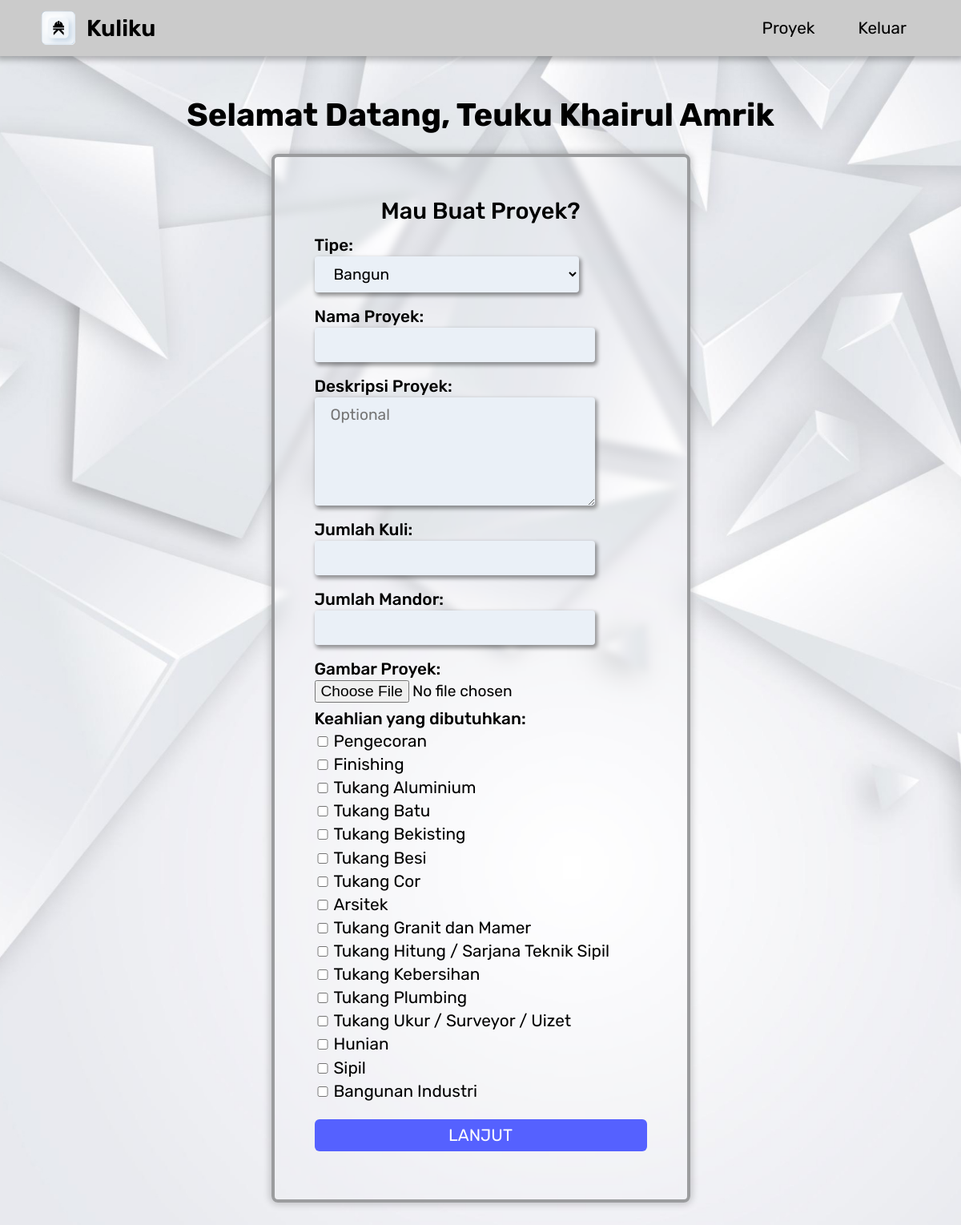
Screenshot of /index.php (signed in) with the database file from the repository.
### tables this page shows
CREATE TABLE `konsumen` (
  `id` int(11) NOT NULL,
  `tipe` varchar(100) NOT NULL,
  `nama` varchar(100) NOT NULL,
  `email` varchar(100) NOT NULL,
  `no_hp` varchar(100) NOT NULL,
  `tanggal_lahir` date NOT NULL,
  `temppat_lahir` varchar(100) NOT NULL,
  `alamat_KTP` text NOT NULL,
  `domisili` text NOT NULL,
  `password` varchar(255) NOT NULL
);

CREATE TABLE `keahlian` (
  `id` int(11) NOT NULL,
  `jenis_keahlian` varchar(100) NOT NULL,
  `tipe` varchar(20) NOT NULL
);

### function.php (called while the page is built, shortened)
<?php
$conn = mysqli_connect("localhost", "root", "", "kuliku");
function QueryData($query)
{
    global $conn;
    $result = mysqli_query($conn, $query);
    $rows = [];
    while ($row = mysqli_fetch_assoc($result)) {
        $rows[] = $row;
    }
    return $rows;
}

### index.php (the view, shortened to what this page needs)
<?php
require 'function.php';
$email = $_SESSION['email'];
$user = QueryData("SELECT * FROM konsumen WHERE email = '$email'")[0];
$keahlian = QueryData("SELECT * FROM keahlian");
?>
<!DOCTYPE html>
<html lang="en">
<head>
    <link rel="stylesheet" href="style.css">
    <link rel="stylesheet" href="register.css">
    <link rel="stylesheet" href="index.css">
</head>
<body>
    <header>
        <div class="logobox">
            <img class="logo" src="assets/logo.png">
            <span>Kuliku</span>
        </div>
        <div class="nav">
            <a href="history_proyek.php">Proyek</a>
            <a href="logout.php">Keluar</a>
        </div>
    </header>
    <div class="content">
        <h1>Selamat Datang, <?= $user['nama'] ?></h1>
        <div class="box">
            <h2>Mau Buat Proyek?</h2>
            <div class="container">
                <form action="bayar.php" method="POST" enctype="multipart/form-data">
                    <label for="tipe">Tipe:</label>
                    <select name="tipe" id="tipe">
                        <option value="Bangun">Bangun</option>
                    </select>
                    <label for="nama_proyek">Nama Proyek: </label>
                    <input type="text" name="nama_proyek" id="nama_proyek" autocomplete="off" required>
                    <label for="deskripsi">Deskripsi Proyek: </label>
                    <textarea name="deskripsi" id="deskripsi" cols="30" rows="5" placeholder="Optional"></textarea>
                    <label for="jml_kuli">Jumlah Kuli: </label>
                    <input type="number" name="jml_kuli" id="jml_kuli" autocomplete="off" required>
                    <label for="jml_mandor">Jumlah Mandor: </label>
                    <input type="number" name="jml_mandor" id="jml_mandor" autocomplete="off">
                    <label for="gambar">Gambar Proyek: </label>
                    <input type="file" name="gambar" id="gambar" required>
                    <label for="keahlian">Keahlian yang dibutuhkan: </label>
                    <div class="keahlian">
                        <?php foreach ($keahlian as $key => $value) : ?>
                            <input type="checkbox" name="<?= $value["id"] ?>" id="<?= $value["jenis_keahlian"] ?>">
                            <label for="<?= $value["jenis_keahlian"] ?>"><?= $value["jenis_keahlian"] ?></label>
                            <br>
                        <?php endforeach; ?>
                    </div>
                    <button type="submit" name="lanjut">LANJUT</button>
                </form>
            </div>
        </div>
    </div>
</body>
</html>

### style.css (style rules this page uses)
* { margin: 0; box-sizing: border-box; font-family: 'Rubik', sans-serif; }
body { background-image: url(assets/bg.jpg); background-repeat: no-repeat; background-size: cover; height: 100vh; scroll-behavior: smooth; }
a { color: black; text-decoration: none; font-size: 1.3rem; }
h1 { font-size: 2.5rem; font-weight: 700; }
h2 { font-size: 1.8rem; font-weight: 500; text-align: center; }
header { width: 100%; background-color: #CBCBCB; display: flex; align-items: center; justify-content: space-between; height: 70px; padding: 0 4%; position: fixed; z-index: 10; box-shadow: 0 0 8px 4px rgba(0, 0, 0, 0.3); }
header .logobox { display: flex; align-items: center; }
header span { font-size: 1.8rem; font-weight: 600; }
header a { margin-left: 10px; padding: 24px 20px; }
.logo { width: 50px; margin-right: 10px; height: fit-content; }
form { display: flex; flex-direction: column; margin-top: 6px; }
label { font-size: 1.3rem; font-weight: 500; padding-top: 8px; padding-bottom: 2px; }
input[type=email], input[type=text], input[type=number], input[type=date], input[type=password] { background-color: #EAF0F7; border: none; outline: none; padding: 10px 20px; margin-bottom: 10px; font-size: 1.2rem; border-radius: 4px; width: 350px; box-shadow: 2px 3px 5px 1px rgba(0, 0, 0, 0.4); }
textarea { background-color: #EAF0F7; border: none; outline: none; padding: 10px 20px; margin-bottom: 10px; font-size: 1.2rem; border-radius: 4px; width: 350px; box-shadow: 2px 3px 5px 1px rgba(0, 0, 0, 0.4); }
input[type=checkbox] { width: 20px; background-color: aquamarine; }
button { border: none; border-radius: 6px; font-size: 1.3rem; color: white; background-color: #5561FF; padding: 0.4em 1.6em; margin-left: 45px; }
.content { height: 100%; display: flex; flex-direction: column; align-items: center; justify-content: center; }
.content .box { border: 4px solid #9B9C9E; border-radius: 8px; padding: 50px; margin-top: 25px; box-shadow: 0 0 10px 2px rgba(0, 0, 0, 0.2); backdrop-filter: blur(5px); }

### register.css (style rules this page uses)
body { background-image: url(assets/bg2.jpg); background-repeat: no-repeat; background-size: cover; height: 100%; }
.content { padding: 120px 0; }
.box { display: flex; flex-direction: column; align-items: center; }
.container { width: fit-content; }
button { margin: 20px 0 10px 0; }

### index.css (style rules this page uses)
select { background-color: #EAF0F7; border: none; outline: none; padding: 10px 20px; margin-bottom: 10px; font-size: 1.2rem; border-radius: 4px; width: 330px; box-shadow: 2px 3px 5px 1px rgba(0, 0, 0, 0.4); }
.keahlian label { font-weight: 400; line-height: 1.4; }
input[type=file] { font-size: 1.2rem; }

### rows the page displays
konsumen: nama "Teuku Khairul Amrik"
keahlian: jenis_keahlian "Pengecoran"
keahlian: jenis_keahlian "Finishing"
keahlian: jenis_keahlian "Tukang Aluminium"
keahlian: jenis_keahlian "Tukang Batu"
keahlian: jenis_keahlian "Tukang Bekisting"
keahlian: jenis_keahlian "Tukang Besi"
keahlian: jenis_keahlian "Tukang Cor"
keahlian: jenis_keahlian "Arsitek"
keahlian: jenis_keahlian "Tukang Granit dan Mamer"
keahlian: jenis_keahlian "Tukang Hitung / Sarjana Teknik Sipil"
keahlian: jenis_keahlian "Tukang Kebersihan"
keahlian: jenis_keahlian "Tukang Plumbing"
keahlian: jenis_keahlian "Tukang Ukur / Surveyor / Uizet"
keahlian: jenis_keahlian "Hunian"
keahlian: jenis_keahlian "Sipil"
keahlian: jenis_keahlian "Bangunan Industri"
